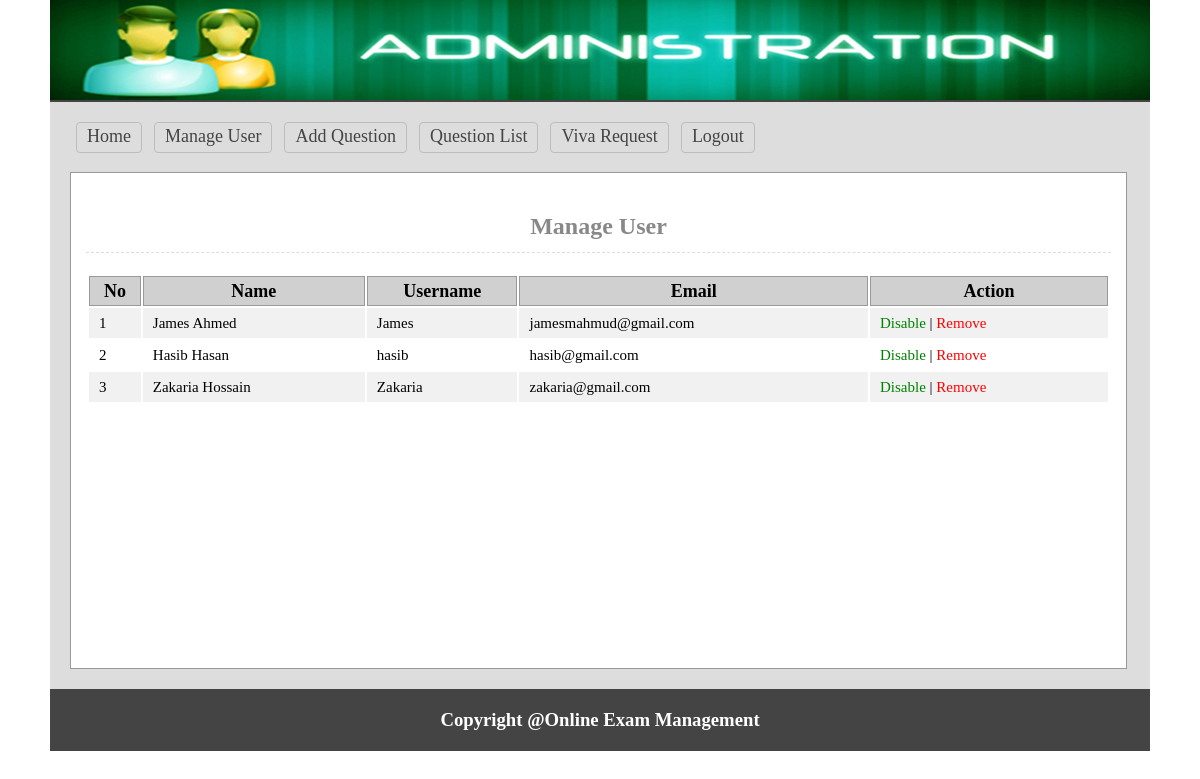
Page /admin/users.php (signed in) on the earlier database version.
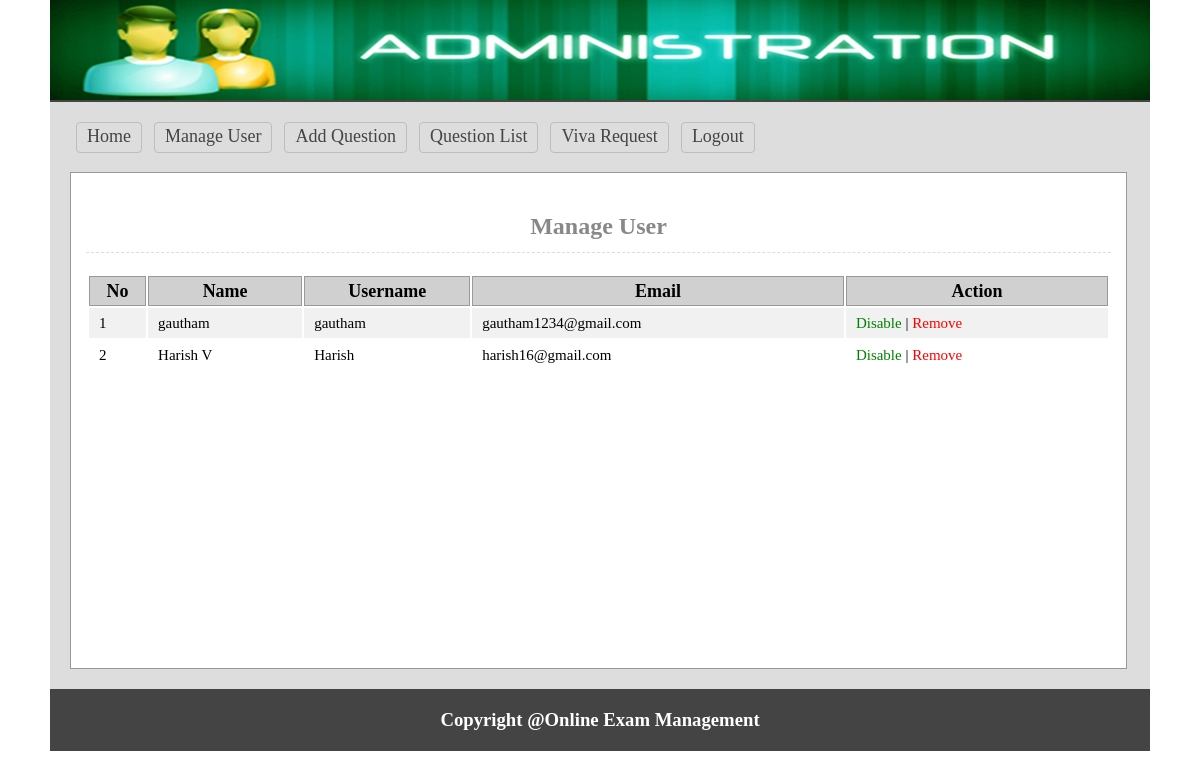
Same page on the later database version.
### tables this page shows
CREATE TABLE `tbl_user` (
  `userId` int(11) NOT NULL,
  `name` varchar(50) NOT NULL,
  `username` varchar(30) NOT NULL,
  `password` varchar(32) NOT NULL,
  `email` varchar(255) NOT NULL,
  `status` int(11) NOT NULL DEFAULT 0
);

### lib/Database.php (called while the page is built, shortened)
<?php
Class Database{
	public $host   = DB_HOST;
	public $user   = DB_USER;
	public $pass   = DB_PASS;
	public $dbname = DB_NAME;
	public $link;
	private function connectDB(){
	$this->link = new mysqli($this->host, $this->user, $this->pass, $this->dbname);
 }
	public function select($query){
		$result = $this->link->query($query) or die($this->link->error.__LINE__);
		if($result->num_rows > 0){
			return $result;
		} else {
			return false;
		}
	}
}

### classes/User.php (called while the page is built, shortened)
<?php
$filepath = realpath(dirname(__FILE__));
include_once ($filepath.'/../lib/Database.php');
class User{
    private $db;
    public function __construct(){
        $this->db = new Database();
    }
    public function getAllUser(){
        $query = "SELECT * FROM tbl_user ORDER BY userId DESC";
        $result = $this->db->select($query);
        return $result;
    }
}
?>

### admin/users.php (the view, shortened to what this page needs)
<?php
$filepath = realpath(dirname(__FILE__));
include_once ($filepath.'/inc/header.php');
include_once ($filepath.'/../classes/User.php');
$usr = new User();
?>
    <div class="main">
      <h1 style="text-align: center;
 font-size: 24px">Manage User</h1>
        <div class="manageuser">
           <table class="tblone">
               <tr>
                 <th>No</th>
                 <th>Name</th>
                 <th>Username</th>
                 <th>Email</th>
                 <th>Action</th>
               </tr>
              <?php
                 $userData = $usr->getAllUser();
                 if($userData){
                     $i = 0;
                   while($result = $userData->fetch_assoc()){
                     $i++;
              ?>
               <tr>
                 <td>
                     <?php
                     if($result['status']=='1'){
                         echo "<span class='error'>".$i."</span>";
                     }else{
                         echo $i;
                     }
                     ?>
                 </td>
                 <td>
                     <?php
                     if($result['status']=='1'){
                         echo "<span class='error'>".$result['name']."</span>";
                     }else{
                         echo $result['name'];
                     }
                     ?>
                 </td>
                 <td><?php echo $result['username']; ?></td>
                 <td><?php echo $result['email']; ?></td>
                 <td >
                     <?php
                        if($result['status']=='0'){
 ?>
                            <a style="color: green; text-decoration: none" onclick="return confirm('Are You Sure to Disable?')" href="?dis=<?php echo $result['userId']; ?>">Disable</a>
                     <?php } else{ ?>
                            <a style="color: blue; text-decoration: none" onclick="return confirm('Are You Sure to Enable?')" href="?ena=<?php echo $result['userId']; ?>">Enable</a>
                     <?php } ?>
                     | <a style="color: red; text-decoration: none" onclick="return confirm('Are You Sure to Remove?')" href="?del=<?php echo $result['userId']; ?>">Remove</a>
                 </td>
               </tr>
               <?php } } ?>
           </table>
       </div>
  </div>
<?php include 'inc/footer.php'; ?>

### admin/inc/header.php (shortened to what this page needs)
<?php
    include_once ("../lib/Database.php");
?>
<!doctype html>
<html>
<head>
	<link rel="stylesheet" href="css/admin.css">
</head>
<body>
<div class="phpcoding">
	<section class="headeroption"></section>
		<section class="maincontent">
		<div class="menu">
			<ul>
				<li><a href="index.php">Home</a></li>
				<li><a href="users.php">Manage User</a></li>
				<li><a href="quesadd.php">Add Question</a></li>
				<li><a href="queslist.php">Question List</a></li>
				<li><a href="viva_req.php">Viva Request</a></li>
				<li><a href="?action=logout">Logout</a></li>
			</ul>
	 	</div>

### admin/inc/footer.php
 </section>
<section class="footeroption">
		<h3><?php echo "Copyright @Online Exam Management"; ?></h3>
	</section>
</div>
</body>
</html>

### admin/css/admin.css (style rules this page uses)
* { margin:0;padding:0;outline:none }
body { font-family:verdana }
.phpcoding { width:1100px; margin: 0 auto;background:#ddd }
.headeroption { background: #444 url("../img/adminbanner1.jpg") no-repeat scroll 0 0; border-bottom: 2px solid #444444; height: 100px; }
.footeroption { background:#444;color:#fff;text-align:center;padding:20px; }
.maincontent { font-size: 18px; min-height: 500px; padding: 20px; }
.tblone { width:100%;border:1px solid #fff;margin:20px 0 }
.tblone td { font-size: 15px; padding: 5px 10px; }
table.tblone th { background-color: #d0d0d0; border: 1px solid #999; }
table.tblone tr:nth-child(2n+1) { background:#fff;height:30px; }
table.tblone tr:nth-child(2n) { background:#f1f1f1;height:30px; }
.tblone td a { color:#3399FF; }
.main { background: #fff none repeat scroll 0 0; border: 1px solid #999; margin-top: 15px; min-height: 465px; padding: 15px; width: 1025px; }
.main h1 { border-bottom: 1px dashed #ddd; color: #888; margin: 25px 0 5px; padding-bottom: 12px; }
.menu { overflow:hidden; }
.menu ul { margin:0;padding:0;list-style:none }
.menu ul li { display:block;float:left; }
.menu ul li a { border: 1px solid #bdbdbd; border-radius: 4px; color: #444; display: block; margin: 0 6px 4px; padding: 3px 10px 5px; text-decoration: none; }

Differences in the rows shown:
removed tbl_user: name "Hasib Hasan", username "hasib", email "hasib@gmail.com"
removed tbl_user: name "Zakaria Hossain", username "Zakaria", email "zakaria@gmail.com"
added tbl_user: name "gautham", username "gautham", email "gautham1234@gmail.com"
changed tbl_user: name "James Ahmed" → "Harish V"; username "James" → "Harish"; email "jamesmahmud@gmail.com" → "harish16@gmail.com"
